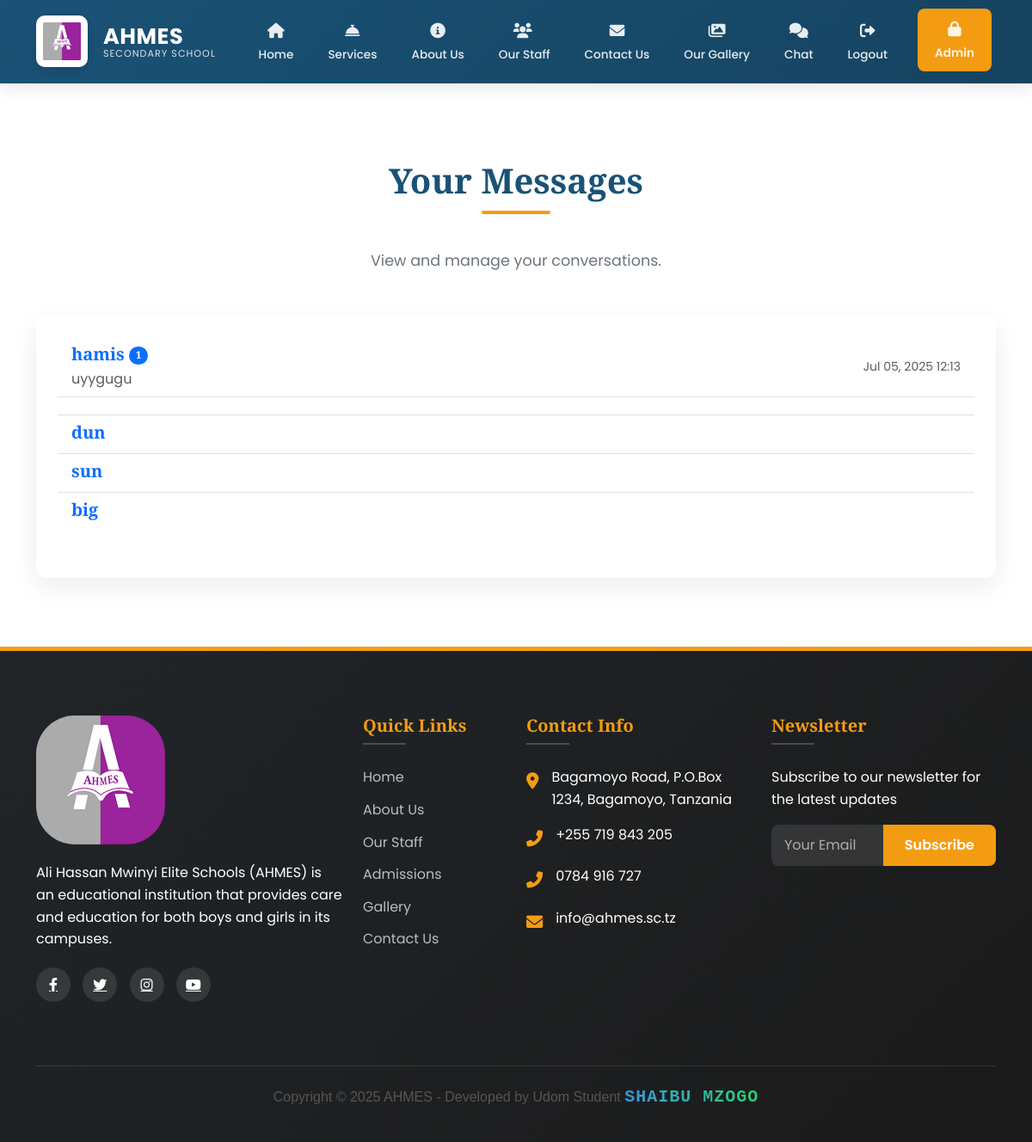
Screenshot of /inbox/ (signed in) with the database file from the repository.
### main/models.py (models this page shows, shortened)
class Conversation(models.Model):
    participants = models.ManyToManyField(User, related_name='conversations')
    created_at = models.DateTimeField(auto_now_add=True)
    updated_at = models.DateTimeField(auto_now=True)
    class Meta:
        ordering = ['-updated_at']

class User(AbstractUser):
    is_admin = models.BooleanField(default=False)
    is_staff_member = models.BooleanField(default=False)
    last_activity = models.DateTimeField(null=True, blank=True)
    groups = models.ManyToManyField(
        Group,
        verbose_name=_('groups'),
        blank=True,
        help_text=_(
            'The groups this user belongs to. A user will get all permissions '
            'granted to each of their groups.'
        ),
        related_name="custom_user_set",
        related_query_name="user",
    )
    user_permissions = models.ManyToManyField(
        Permission,
        verbose_name=_('user permissions'),
        blank=True,
        help_text=_('Specific permissions for this user.'),
        related_name="custom_user_set",
        related_query_name="user",
    )
    class Meta:
        swappable = 'AUTH_USER_MODEL'
        db_table = 'auth_user'
    def __str__(self):
        return self.username

class Message(models.Model):
    conversation = models.ForeignKey('Conversation', on_delete=models.CASCADE, related_name='messages')
    sender = models.ForeignKey(User, on_delete=models.CASCADE)
    content = models.TextField(blank=True)
    file = CloudinaryField(
        folder='chat_attachments/',
        null=True,
        blank=True,
        resource_type='auto',
        validators=[FileExtensionValidator(allowed_extensions=[
            'jpg', 'jpeg', 'png', 'gif', 'pdf', 'doc', 'docx',
            'xls', 'xlsx', 'ppt', 'pptx', 'txt', 'mp3', 'mp4', 'mov', 'avi'
        ])]
    )
    timestamp = models.DateTimeField(auto_now_add=True)
    is_read = models.BooleanField(default=False)
    read_at = models.DateTimeField(null=True, blank=True)
    class Meta:
        ordering = ['timestamp']

### main/views.py (the view)
# urls.py: path('inbox/', inbox, name='inbox'),
@login_required
def inbox(request):
    conversations = Conversation.objects.filter(
        participants=request.user
    ).prefetch_related(
        'participants',
        'messages',
        'messages__sender'
    ).annotate(
        last_message_time=Max('messages__timestamp')
    ).order_by('-last_message_time')
    total_unread = Message.objects.filter(
        conversation__participants=request.user,
        is_read=False
    ).exclude(
        sender=request.user
    ).count()
    conversations_with_other = []
    for conversation in conversations:
        other_user = conversation.participants.exclude(id=request.user.id).first()
        last_message = conversation.messages.order_by('-timestamp').first()
        unread_count = conversation.messages.filter(
            is_read=False
        ).exclude(
            sender=request.user
        ).count()
        conversations_with_other.append({
            'conversation': conversation,
            'other_user': other_user,
            'last_message': last_message,
            'unread_count': unread_count
        })
    return render(request, 'chat/inbox.html', {
        'conversations_with_other': conversations_with_other,
    })

### main/context_processors.py (called while the page is built)
def admin_counts(request):
    if request.user.is_authenticated and request.user.is_admin:
        return {
            'pending_comments': Comment.objects.filter(is_approved=False).count(),
            'gallery_count': Gallery.objects.count(),
        }
    return {}

def unread_messages_count(request):
    if request.user.is_authenticated:
        count = Message.objects.filter(
            conversation__participants=request.user,
            is_read=False
        ).exclude(
            sender=request.user
        ).count()
        print(f"DEBUG: Unread messages count for {request.user}: {count}")  # Debug output
        return {'unread_messages_count': count}
    return {}

### main/templates/chat/inbox.html (shortened to what this page needs)
{% extends 'main/base.html' %}
{% block content %}
<section class="section">
  <div class="container">
    <h2 class="section-title">Your Messages</h2>
    <p class="section-subtitle">View and manage your conversations.</p>
    <div class="row">
      <div class="col-12">
        <div class="card" data-aos="fade-up">
          <div class="card-body">
            <div id="conversationsList">
              {% if conversations_with_other %}
                <ul class="list-group list-group-flush" id="conversationsContainer">
                  {% for item in conversations_with_other %}
                    <li class="list-group-item conversation-item" data-conversation-id="{{ item.conversation.id }}">
                      <a href="{% url 'chat' item.conversation.id %}" class="text-decoration-none">
                        <div class="d-flex justify-content-between align-items-center">
                          <div>
                            <h5 class="mb-1">
                              {{ item.other_user.username }}
                              {% if item.unread_count > 0 %}
                                <span class="badge bg-primary rounded-pill unread-count">{{ item.unread_count }}</span>
                              {% endif %}
                            </h5>
                            {% if item.last_message %}
                              <p class="mb-0 text-muted last-message">
                                {{ item.last_message.content|truncatechars:50 }}
                              </p>
                            {% endif %}
                          </div>
                          <div class="text-end">
                            {% if item.last_message %}
                              <small class="text-muted d-block message-time">
                                {{ item.last_message.timestamp|date:"M d, Y H:i" }}
                              </small>
                            {% endif %}
                          </div>
                        </div>
                      </a>
                    </li>
                  {% endfor %}
                </ul>
              {% else %}
                <p class="text-center text-muted">No conversations yet. Start a new conversation!</p>
              {% endif %}
            </div>
          </div>
        </div>
      </div>
    </div>
  </div>
</section>
{% endblock %}
{% block extra_js %}
<link rel="stylesheet" href="https://cdnjs.cloudflare.com/ajax/libs/font-awesome/6.0.0/css/all.min.css">
{% endblock %}

### main/templates/chat/inbox.html (style rules this page uses)
.unread-count { font-size: 0.75rem; vertical-align: middle; }
.message-time { white-space: nowrap; }
.last-message { white-space: nowrap; overflow: hidden; text-overflow: ellipsis; max-width: 300px; }

### rows the page displays
Conversation: other_user.username "hamis", unread_count "1", last_message.content "uyygugu", last_message.timestamp "Jul 05, 2025 12:13"
Conversation: other_user.username "dun"
Conversation: other_user.username "sun"
Conversation: other_user.username "big"
